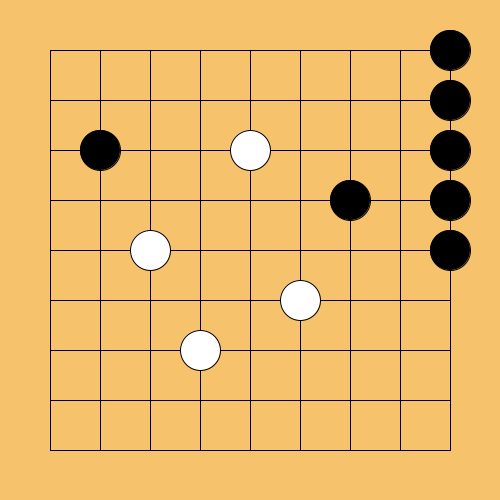
Frame 1 (no input)
Frame 60 (the mouse pressed at the canvas centre just before this capture): identical to frame 1, image omitted
Frame 120 (the mouse held since frame 60 and released just before this capture): identical to frame 1, image omitted

The Processing sketch that drew this single still picture (run headless with seeded random() and noise(); from frame 60 on, the mouse is pressed at the canvas centre):

// Processing sketch: week04_7
// ── week04_7.pde
void setup(){ 
  size(500,500);
}
int [][]go={
  {0,0,0,0,0,0,0,0,1},
  {0,0,0,0,0,0,0,0,1},
  {0,1,0,0,2,0,0,0,1},
  {0,0,0,0,0,0,1,0,1},
  {0,0,2,0,0,0,0,0,1},
  {0,0,0,0,0,2,0,0,0},
  {0,0,0,2,0,0,0,0,0},
  {0,0,0,0,0,0,0,0,0},
  {0,0,0,0,0,0,0,0,0},
};  ///陣列 array 9x9
void draw(){
  background(246,194,108);  ///木頭色的棋盤
  for(int i=1;i<=9;i++){  ///畫線條
    line(50,50*i,450,50*i);
    line(50*i,50,50*i,450);
  }
  for(int i=0;i<9;i++){  ///左手i 對應y座標
    for(int j=0;j<9;j++){  ///右手j 對應x座標
      if(go[i][j]==1){  ///1:黑棋
        fill(0);
        ellipse(50+j*50,50+i*50,40,40);
      }
      else if(go[i][j]==2){  ///2:白棋
        fill(255);
        ellipse(50+j*50,50+i*50,40,40);
      }
    }
  }
}
